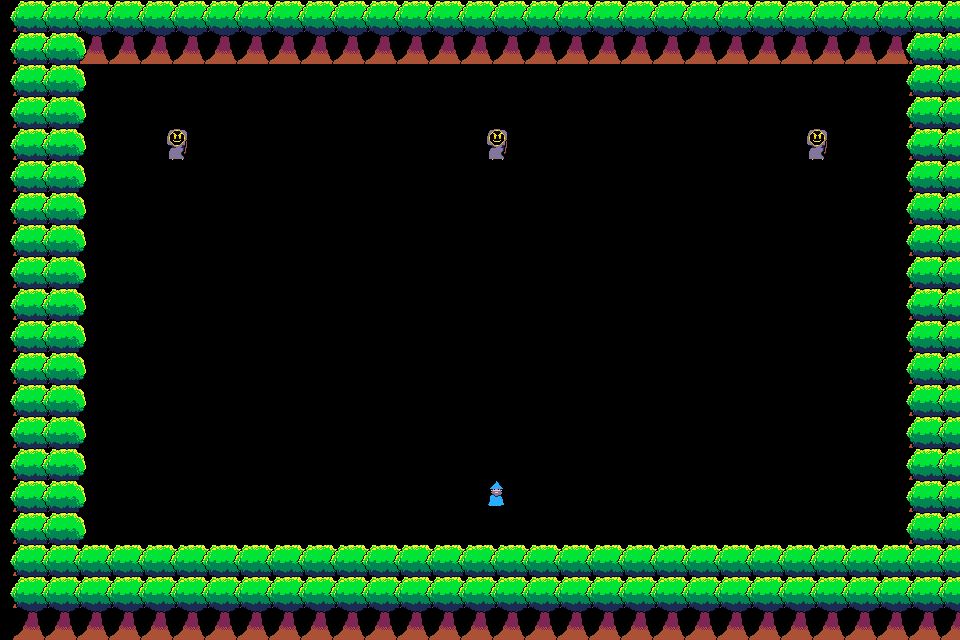

Tiled map render using the project's own tile images. Description and the whole map definition, tile-layer contents included, below:
An orthogonal 30x20 tile map with 32x32 px tiles, 1 tile layer (Object Layer).

<map version="1.9" tiledversion="1.9.2" orientation="orthogonal" renderorder="right-down" width="30" height="20" tilewidth="32" tileheight="32" infinite="0" nextlayerid="2" nextobjectid="1">
 <tileset firstgid="1" source="Tileset.tsx" />
 <layer id="1" name="Object Layer" width="30" height="20">
  <data encoding="csv">
5,5,5,5,5,5,5,5,5,5,5,5,5,5,5,5,5,5,5,5,5,5,5,5,5,5,5,5,5,5,
5,5,5,5,5,5,5,5,5,5,5,5,5,5,5,5,5,5,5,5,5,5,5,5,5,5,5,5,5,5,
5,5,0,0,0,0,0,0,0,0,0,0,0,0,0,0,0,0,0,0,0,0,0,0,0,0,0,0,5,5,
5,5,0,0,0,0,0,0,0,0,0,0,0,0,0,0,0,0,0,0,0,0,0,0,0,0,0,0,5,5,
5,5,0,0,0,4,0,0,0,0,0,0,0,0,0,4,0,0,0,0,0,0,0,0,0,4,0,0,5,5,
5,5,0,0,0,0,0,0,0,0,0,0,0,0,0,0,0,0,0,0,0,0,0,0,0,0,0,0,5,5,
5,5,0,0,0,0,0,0,0,0,0,0,0,0,0,0,0,0,0,0,0,0,0,0,0,0,0,0,5,5,
5,5,0,0,0,0,0,0,0,0,0,0,0,0,0,0,0,0,0,0,0,0,0,0,0,0,0,0,5,5,
5,5,0,0,0,0,0,0,0,0,0,0,0,0,0,0,0,0,0,0,0,0,0,0,0,0,0,0,5,5,
5,5,0,0,0,0,0,0,0,0,0,0,0,0,0,0,0,0,0,0,0,0,0,0,0,0,0,0,5,5,
5,5,0,0,0,0,0,0,0,0,0,0,0,0,0,0,0,0,0,0,0,0,0,0,0,0,0,0,5,5,
5,5,0,0,0,0,0,0,0,0,0,0,0,0,0,0,0,0,0,0,0,0,0,0,0,0,0,0,5,5,
5,5,0,0,0,0,0,0,0,0,0,0,0,0,0,0,0,0,0,0,0,0,0,0,0,0,0,0,5,5,
5,5,0,0,0,0,0,0,0,0,0,0,0,0,0,0,0,0,0,0,0,0,0,0,0,0,0,0,5,5,
5,5,0,0,0,0,0,0,0,0,0,0,0,0,0,0,0,0,0,0,0,0,0,0,0,0,0,0,5,5,
5,5,0,0,0,0,0,0,0,0,0,0,0,0,0,2,0,0,0,0,0,0,0,0,0,0,0,0,5,5,
5,5,0,0,0,0,0,0,0,0,0,0,0,0,0,0,0,0,0,0,0,0,0,0,0,0,0,0,5,5,
5,5,0,0,0,0,0,0,0,0,0,0,0,0,0,0,0,0,0,0,0,0,0,0,0,0,0,0,5,5,
5,5,5,5,5,5,5,5,5,5,5,5,5,5,5,5,5,5,5,5,5,5,5,5,5,5,5,5,5,5,
5,5,5,5,5,5,5,5,5,5,5,5,5,5,5,5,5,5,5,5,5,5,5,5,5,5,5,5,5,5
</data>
 </layer>
</map>
